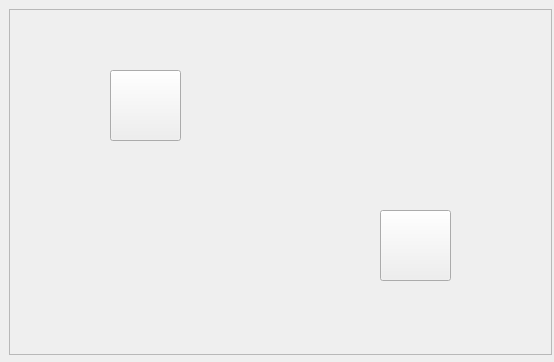
<?xml version="1.0" encoding="UTF-8"?>
<ui version="4.0">
 <class>Tab3ControlPannel</class>
 <widget class="QWidget" name="Tab3ControlPannel">
  <property name="geometry">
   <rect>
    <x>0</x>
    <y>0</y>
    <width>554</width>
    <height>362</height>
   </rect>
  </property>
  <property name="windowTitle">
   <string>Form</string>
  </property>
  <widget class="QScrollArea" name="scrollArea">
   <property name="geometry">
    <rect>
     <x>9</x>
     <y>9</y>
     <width>543</width>
     <height>346</height>
    </rect>
   </property>
   <property name="widgetResizable">
    <bool>true</bool>
   </property>
   <widget class="QWidget" name="scrollAreaWidgetContents">
    <property name="geometry">
     <rect>
      <x>0</x>
      <y>-14</y>
      <width>547</width>
      <height>344</height>
     </rect>
    </property>
    <layout class="QFormLayout" name="formLayout">
     <item row="0" column="1">
      <widget class="QLabel" name="label">
       <property name="text">
        <string/>
       </property>
       <property name="pixmap">
        <pixmap resource="Images.qrc">:/Images/Images/room1.png</pixmap>
       </property>
      </widget>
     </item>
    </layout>
    <widget class="QPushButton" name="pPBlamp">
     <property name="geometry">
      <rect>
       <x>100</x>
       <y>60</y>
       <width>71</width>
       <height>71</height>
      </rect>
     </property>
     <property name="text">
      <string/>
     </property>
     <property name="icon">
      <iconset resource="Images.qrc">
       <normaloff>:/Images/Images/light_off.png</normaloff>
       <normalon>:/Images/Images/light_on.png</normalon>:/Images/Images/light_off.png</iconset>
     </property>
     <property name="iconSize">
      <size>
       <width>70</width>
       <height>70</height>
      </size>
     </property>
     <property name="checkable">
      <bool>true</bool>
     </property>
    </widget>
    <widget class="QPushButton" name="pPBplug">
     <property name="geometry">
      <rect>
       <x>370</x>
       <y>200</y>
       <width>71</width>
       <height>71</height>
      </rect>
     </property>
     <property name="text">
      <string/>
     </property>
     <property name="icon">
      <iconset resource="Images.qrc">
       <normaloff>:/Images/Images/plug_off.png</normaloff>
       <normalon>:/Images/Images/plug_on.png</normalon>:/Images/Images/plug_off.png</iconset>
     </property>
     <property name="iconSize">
      <size>
       <width>70</width>
       <height>70</height>
      </size>
     </property>
     <property name="checkable">
      <bool>true</bool>
     </property>
    </widget>
    <zorder>label</zorder>
    <zorder>pPBplug</zorder>
    <zorder>pPBlamp</zorder>
   </widget>
  </widget>
 </widget>
 <resources>
  <include location="Images.qrc"/>
 </resources>
 <connections/>
</ui>
